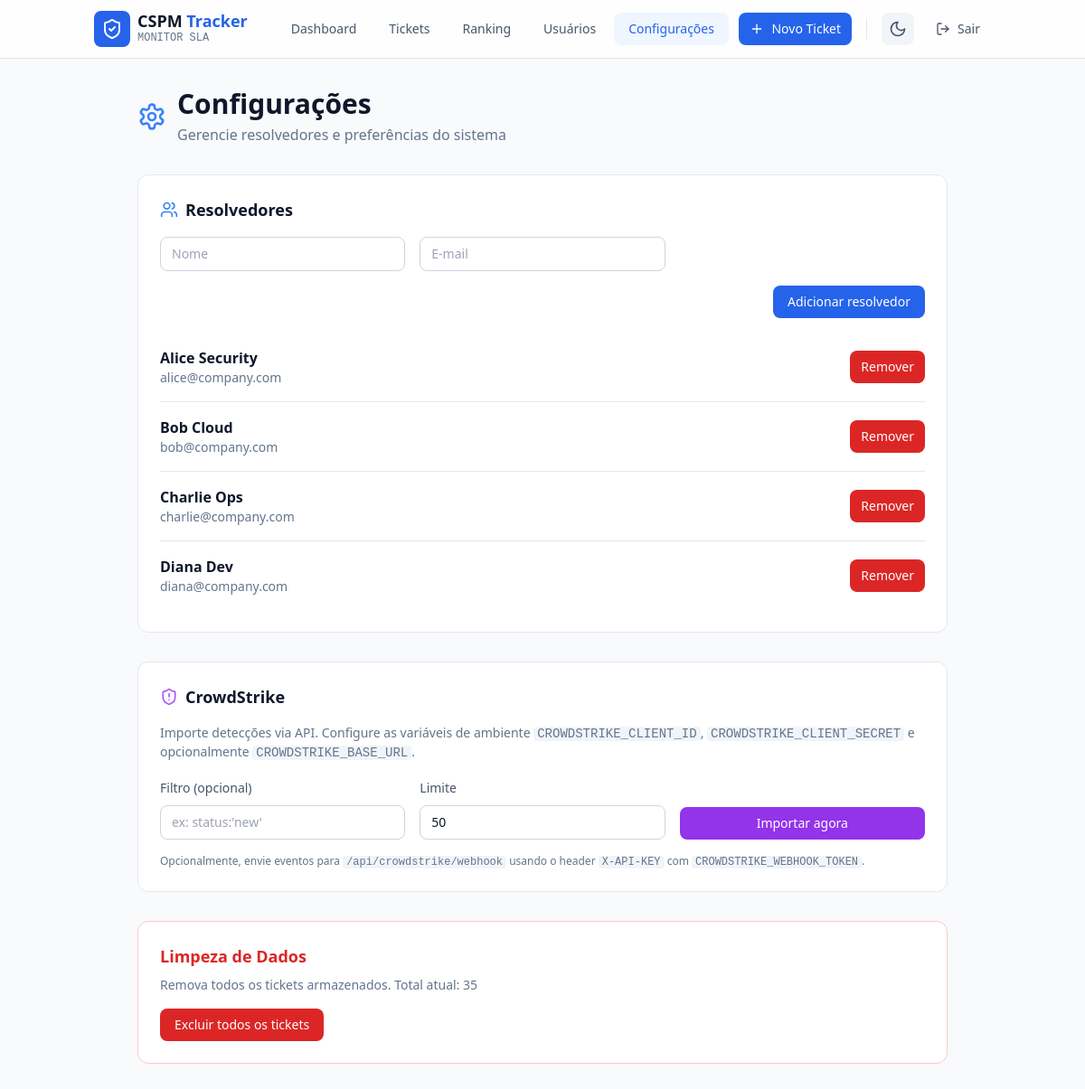
The app's page /settings (signed in) with its own data.
### flask_app/models.py (models this page shows)
class Resolver(db.Model):
    __tablename__ = "resolvers"
    id = db.Column(db.Integer, primary_key=True)
    name = db.Column(db.String(120), nullable=False)
    email = db.Column(db.String(160), unique=True, nullable=False)
    tickets = db.relationship("Misconfiguration", back_populates="resolver", lazy=True)

### flask_app/app.py (the view, shortened to what this page needs)
    @app.route("/settings", methods=["GET", "POST"])
    @login_required
    def settings():
        if not current_user.is_admin:
            return redirect(url_for("dashboard"))
        resolvers = Resolver.query.order_by(Resolver.name.asc()).all()
        total_tickets = Misconfiguration.query.count()
        return render_template("settings.html", resolvers=resolvers, total_tickets=total_tickets)

### flask_app/models.py (called while the page is built)
    @property
    def is_admin(self):
        return self.role == "admin"

### flask_app/utils.py (called while the page is built, shortened)
def seed_default_admin():
    default_username = "lucasadmin"
    default_password = "Molurus8@"
    existing = User.query.filter_by(username=default_username).first()
    if not existing:
        user = User(username=default_username, role="admin")
        user.set_password(default_password)
        db.session.add(user)
        db.session.commit()

def seed_mock_data_if_empty():
    if Misconfiguration.query.first():
        return

### flask_app/templates/settings.html (shortened to what this page needs)
{% extends "base.html" %}
{% set show_header = true %}
{% block content %}
  <div class="max-w-4xl mx-auto space-y-8">
    <div class="flex items-center gap-3">
      <i data-lucide="settings" class="w-8 h-8 text-blue-500"></i>
      <div>
        <h1 class="text-3xl font-bold text-slate-900 dark:text-white">Configurações</h1>
        <p class="text-slate-500 dark:text-slate-400 mt-1">
          Gerencie resolvedores e preferências do sistema
        </p>
      </div>
    </div>
    <div class="bg-white dark:bg-slate-800 rounded-xl border border-slate-200 dark:border-slate-700 p-6 space-y-4">
      <h2 class="text-lg font-semibold text-slate-900 dark:text-white flex items-center gap-2">
        <i data-lucide="users" class="w-5 h-5 text-blue-500"></i>
        Resolvedores
      </h2>
      <form method="POST" class="grid grid-cols-1 md:grid-cols-3 gap-4">
        <input name="name" placeholder="Nome" class="px-3 py-2 text-sm bg-white dark:bg-slate-900 border border-slate-300 dark:border-slate-600 rounded-lg text-slate-900 dark:text-white" />
        <input name="email" placeholder="E-mail" class="px-3 py-2 text-sm bg-white dark:bg-slate-900 border border-slate-300 dark:border-slate-600 rounded-lg text-slate-900 dark:text-white" />
        <div class="md:col-span-3 flex justify-end">
          <button type="submit" class="px-4 py-2 bg-blue-600 text-white rounded-lg hover:bg-blue-700 transition-colors text-sm font-medium">
            Adicionar resolvedor
          </button>
        </div>
      </form>
      <div class="divide-y divide-slate-200 dark:divide-slate-700">
        {% for resolver in resolvers %}
          <div class="py-4 flex items-center justify-between">
            <div>
              <p class="font-semibold text-slate-900 dark:text-white">{{ resolver.name }}</p>
              <p class="text-sm text-slate-500 dark:text-slate-400">{{ resolver.email }}</p>
            </div>
            <form method="POST">
              <button type="submit" class="px-3 py-2 bg-red-600 text-white rounded-lg text-sm">Remover</button>
            </form>
          </div>
        {% else %}
          <div class="py-6 text-center text-slate-500 dark:text-slate-400">
            Nenhum resolvedor cadastrado.
          </div>
        {% endfor %}
      </div>
    </div>
    <div class="bg-white dark:bg-slate-800 rounded-xl border border-slate-200 dark:border-slate-700 p-6 space-y-4">
      <h2 class="text-lg font-semibold text-slate-900 dark:text-white flex items-center gap-2">
        <i data-lucide="shield-alert" class="w-5 h-5 text-purple-500"></i>
        CrowdStrike
      </h2>
      <p class="text-sm text-slate-500 dark:text-slate-400">
        Importe detecções via API. Configure as variáveis de ambiente
        <code class="px-1 rounded bg-slate-100 dark:bg-slate-900">CROWDSTRIKE_CLIENT_ID</code>,
        <code class="px-1 rounded bg-slate-100 dark:bg-slate-900">CROWDSTRIKE_CLIENT_SECRET</code>
        e opcionalmente
        <code class="px-1 rounded bg-slate-100 dark:bg-slate-900">CROWDSTRIKE_BASE_URL</code>.
      </p>
      <form method="POST" class="grid grid-cols-1 md:grid-cols-3 gap-4">
        <div>
          <label class="text-sm text-slate-600 dark:text-slate-300">Filtro (opcional)</label>
          <input name="filter_query" placeholder="ex: status:'new'" class="mt-2 w-full px-3 py-2 text-sm bg-white dark:bg-slate-900 border border-slate-300 dark:border-slate-600 rounded-lg text-slate-900 dark:text-white" />
        </div>
        <div>
          <label class="text-sm text-slate-600 dark:text-slate-300">Limite</label>
          <input name="limit" type="number" min="1" max="500" value="50" class="mt-2 w-full px-3 py-2 text-sm bg-white dark:bg-slate-900 border border-slate-300 dark:border-slate-600 rounded-lg text-slate-900 dark:text-white" />
        </div>
        <div class="flex items-end">
          <button type="submit" class="w-full px-4 py-2 bg-purple-600 text-white rounded-lg hover:bg-purple-700 transition-colors text-sm font-medium">
            Importar agora
          </button>
        </div>
      </form>
      <p class="text-xs text-slate-500 dark:text-slate-400">
        Opcionalmente, envie eventos para <code class="px-1 rounded bg-slate-100 dark:bg-slate-900">/api/crowdstrike/webhook</code>
        usando o header <code class="px-1 rounded bg-slate-100 dark:bg-slate-900">X-API-KEY</code> com
        <code class="px-1 rounded bg-slate-100 dark:bg-slate-900">CROWDSTRIKE_WEBHOOK_TOKEN</code>.
      </p>
    </div>
    <div class="bg-white dark:bg-slate-800 rounded-xl border border-red-200 dark:border-red-800 p-6">
      <h2 class="text-lg font-semibold text-red-600 dark:text-red-400 mb-2">Limpeza de Dados</h2>
      <p class="text-sm text-slate-500 dark:text-slate-400 mb-4">
        Remova todos os tickets armazenados. Total atual: {{ total_tickets }}
      </p>
      <form method="POST">
        <button type="submit" class="px-4 py-2 bg-red-600 text-white rounded-lg text-sm">Excluir todos os tickets</button>
      </form>
    </div>
  </div>
{% endblock %}

### records on screen
Resolver: name "Alice Security", email "alice@company.com"
Resolver: name "Bob Cloud", email "bob@company.com"
Resolver: name "Charlie Ops", email "charlie@company.com"
Resolver: name "Diana Dev", email "diana@company.com"

### other values on screen
{{ total_tickets }} "35"
